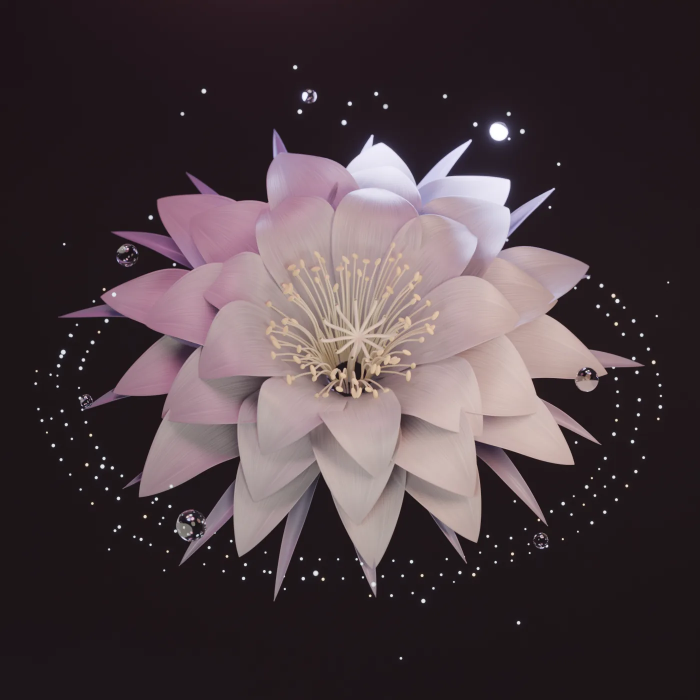
#> input picture media/flower.webp, 1400 x 1400 px (shown at 1/2 size)
$ python -i kit.py   (imports and definitions only)
#> lines starting #> are read from the running program, lines starting #| are printed output that depends on the picture
"""릴 영상 합성 도구 — numpy 로 프레임을 만들고 ffmpeg 로 굽는다.

프레임은 float32 (H, W, 3), 0~1. 마지막에 uint8 로 바꿔 ffmpeg 에 흘린다.
"""
import subprocess, math, os, glob
from functools import lru_cache
from pathlib import Path
import numpy as np
from PIL import Image, ImageOps, ImageFilter, ImageDraw, ImageFont
import imageio_ffmpeg

W, H, FPS = 1600, 900, 30
# [1 line that did not run here, left out]
LAB = Path(__file__).resolve().parent
CAP = LAB.parents[1]                     # 캡스톤/
# [1 line not run here, left out]
FONTS = "C:/Windows/Fonts/"

# ── 소재 경로 (전부 우리 작업) ─────────────────────────
SRC = {
    "grid_a": CAP / "4주차/KakaoTalk_20260921_014830995.jpg",
    "grid_b": CAP / "4주차/KakaoTalk_20260921_014830995_01.jpg",
    "sensor": CAP / "4주차/KakaoTalk_20260921_014830995_02.png",
    "grid_c": CAP / "4주차/KakaoTalk_20260921_014830995_03.jpg",
    "tablet": CAP / "4주차/KakaoTalk_20260921_014830995_04.jpg",
    "floor":  CAP / "4주차/인터렉션테스트.jpg",
    "flower": CAP / "Blender/render/flower.png",
    "flower3": CAP / "Blender/render/flower3.png",
    "night_open": CAP / "Blender/preview/night_bloom_open.png",
    "night_mid": CAP / "Blender/preview/night_bloom_mid.png",
    "night_bud": CAP / "Blender/preview/night_bloom_bud.png",
    "crystal": CAP / "Blender/preview/crystal_bloom_open.png",
    "keyvis": CAP / "lucid-vivarium-hero/assets/bg/bg.png",
    "v1": CAP / "Blender/render/v1_60fps.mp4",
    "ai": CAP / "녹화/lucid_ai_demo.mp4",
}
WIDE = sorted(glob.glob(str(CAP / "Blender/preview/wide/wide_*.png")))

# ── 기본 수학 ───────────────────────────────────────
def clamp01(x): return min(1.0, max(0.0, x))
# [4 lines left out: function fit, not called in this run]
def smooth(t): return t * t * (3 - 2 * t)
def smoother(t): return t * t * t * (t * (t * 6 - 15) + 10)
def expo_out(t): return 1 - 2 ** (-10 * t) if t < 1 else 1.0
def mix(a, b, t): return a + (b - a) * t

# ── 이미지 불러오기 ─────────────────────────────────
@lru_cache(maxsize=64)
def _pil(path, max_side=3200):
#> called with path = '../media/flower.webp', max_side = 3200
    im = ImageOps.exif_transpose(Image.open(path)).convert("RGB")
#> im is the input picture: PIL image 1400x1400 RGB; mean R, G, B 74, 60.9, 65.1
    if max(im.size) > max_side:
        im.thumbnail((max_side, max_side), Image.LANCZOS)
    return im

def cover(im, w, h, cx=0.5, cy=0.5):
    """PIL 이미지를 w×h 로 꽉 채워 자른다 (cx, cy = 자를 중심)."""
#> called with w = 2160, h = 1215, cx = 0.5, cy = 0.5
    s = max(w / im.width, h / im.height)
#> s = 1.54
    nw, nh = math.ceil(im.width * s), math.ceil(im.height * s)
#> nw = 2160; nh = 2160
    r = im.resize((nw, nh), Image.LANCZOS)
    x = int((nw - w) * cx); y = int((nh - h) * cy)
#> after `x = int((nw - w) * cx)`: x = 0
#> after `y = int((nh - h) * cy)`: y = 472
    return r.crop((x, y, x + w, y + h))
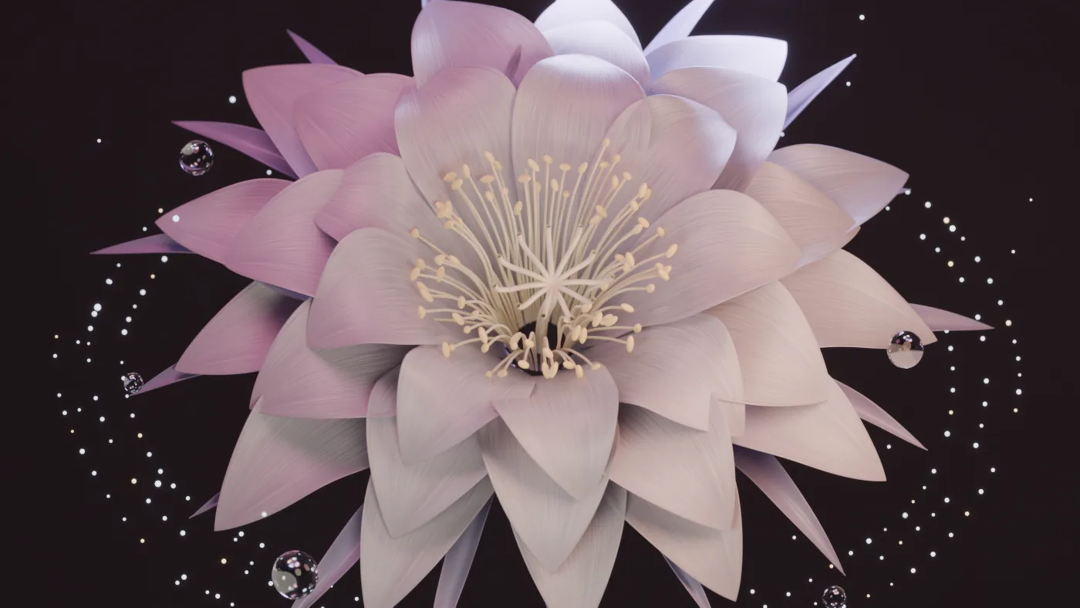
#> returned value: PIL image 2160x1215 RGB (shown at 1/2 size); mean R, G, B 105.5, 89.3, 93.2

class Still:
    """켄 번스용 스틸. zoom(≥1) 과 pan(-1..1) 로 프레임을 뽑는다."""
    def __init__(self, key_or_path, margin=1.35, cx=0.5, cy=0.5, w=W, h=H):
        path = SRC.get(key_or_path, key_or_path)
        self.w, self.h = w, h
        self.base = cover(_pil(str(path)), int(w * margin), int(h * margin), cx, cy)
        self.m = margin
    def frame(self, zoom=1.0, px=0.0, py=0.0, rot=0.0):
#> called with zoom = 1, px = 0, py = 0, rot = 0
        bw, bh = self.base.size
#> bw = 2160; bh = 1215
        cw, ch = bw / zoom, bh / zoom
#> cw = 2160; ch = 1215
        cw, ch = max(cw, self.w * 0.3), max(ch, self.h * 0.3)
        mx, my = (bw - cw) / 2, (bh - ch) / 2
#> mx = 0; my = 0
        x0 = bw / 2 - cw / 2 + px * mx; y0 = bh / 2 - ch / 2 + py * my
#> after `x0 = bw / 2 - cw / 2 + px * mx`: x0 = 0
#> after `y0 = bh / 2 - ch / 2 + py * my`: y0 = 0
        im = self.base
        if rot:
            im = im.rotate(rot, resample=Image.BICUBIC, center=(bw / 2, bh / 2))
        im = im.resize((self.w, self.h), Image.BILINEAR, box=(x0, y0, x0 + cw, y0 + ch))
#> im: PIL image 1600x900 RGB
        return np.asarray(im, np.float32) / 255.0
#> returned value: shape (900, 1600, 3) float32

def arr(im): return np.asarray(im, np.float32) / 255.0

# ── 영상 읽기 ──────────────────────────────────────
# [16 lines left out: function read_video, not called in this run]

class Seq:
    """PNG 시퀀스 (와이드 개화 렌더). 소수 인덱스는 두 프레임을 섞어 슬로모션."""
    def __init__(self, files, w=W, h=H):
        self.files, self.w, self.h = files, w, h
        self.cache = {}
    # [8 lines left out: function _get, not called in this run]
    def __len__(self): return len(self.files)
    # [27 lines left out: functions at, blur, glow, chroma, not called in this run]

_rng = np.random.default_rng(7)
_GRAIN = [_rng.standard_normal((H, W, 1)).astype(np.float32) for _ in range(6)]
def grain(a, amt, i):
    # 그레인은 압축을 크게 방해한다 (16초 9MB → 절반으로 줄여 4MB 대)
    return a + _GRAIN[i % len(_GRAIN)] * amt * 0.45

_yy, _xx = np.mgrid[0:H, 0:W].astype(np.float32)
_R = np.sqrt(((_xx - W / 2) / (W / 2)) ** 2 + ((_yy - H / 2) / (H / 2)) ** 2)
def vignette(a, s=0.45):
    return a * (1 - s * np.clip(_R - 0.35, 0, 1) ** 1.5)[..., None]

def luma(a): return (a @ np.array([0.299, 0.587, 0.114], np.float32))[..., None]

# [5 lines left out: function grade, not called in this run]

def contrast(a, c=1.2, pivot=0.45): return (a - pivot) * c + pivot
def desat(a, s): return mix(a, np.repeat(luma(a), 3, axis=2), s)

# [36 lines left out: functions zoom, motion_blur, ripple, block_glitch, not called in this run]

_BAYER = np.array([[0, 8, 2, 10], [12, 4, 14, 6], [3, 11, 1, 9], [15, 7, 13, 5]], np.float32) / 16
_BAYER_T = np.tile(_BAYER, (H // 4 + 1, W // 4 + 1))[:H, :W][..., None]
# [5 lines left out: function dither, not called in this run]

def scanlines(a, strength=0.12, period=3):
    m = (np.arange(H) % period == 0).astype(np.float32)[:, None, None]
    return a * (1 - strength * m)

def duotone(a, dark, light):
    l = np.clip(luma(a), 0, 1)
    return np.array(dark, np.float32) * (1 - l) + np.array(light, np.float32) * l

def over(base, layer, alpha):
    """alpha: 스칼라 또는 (H,W,1)"""
    return base * (1 - alpha) + layer * alpha

def screen(a, b): return 1 - (1 - a) * (1 - b)

# [7 lines left out: function place, not called in this run]

def resize(a, w, h):
    return arr(Image.fromarray((np.clip(a, 0, 1) * 255).astype(np.uint8)).resize((w, h), Image.BILINEAR))

# ── 글자 ───────────────────────────────────────────
@lru_cache(maxsize=32)
def font(name, size): return ImageFont.truetype(FONTS + name, size)

# [15 lines left out: function text_mask, not called in this run]

@lru_cache(maxsize=256)
def cached_text(txt, fname, size, x, y, anchor="mm", tracking=0):
    return text_mask(txt, fname, size, x, y, anchor, tracking)

# ── 입자 (루프에 맞춰 주기적으로 움직인다) ───────────────
class Particles:
    # [36 lines left out: functions __init__, positions, render, not called in this run]

# ── 굽기 ───────────────────────────────────────────
class Writer:
    # [6 lines left out: function __init__, not called in this run]
    def write(self, a):
        self.p.stdin.write((np.clip(a, 0, 1) * 255 + 0.5).astype(np.uint8).tobytes())
    # [21 lines left out: functions close, render, not called in this run]

>>> result = Still('../media/flower.webp').frame()
